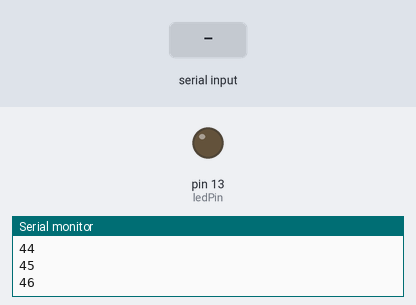
Simulated run of this sketch. Board: Arduino Uno, built with avr-gcc and run on an emulated ATmega328P. Parts: output pins drawn as LEDs (lit = HIGH), the last lines printed to the serial monitor. The test bench sets the inputs (shaded band).

Above: at 1.2 s.
1.3 s: "1\n" received over Serial
At 2.1 s:
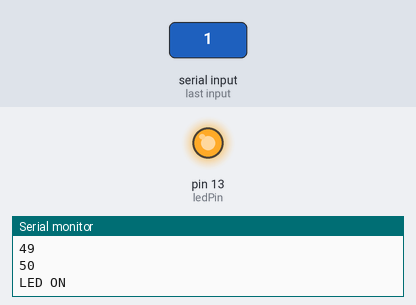
Timing chart, 0 to 4.3 s (numbered marks = the images above; inputs shaded):
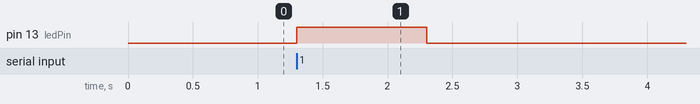

Measured:
- after the input at 1.3 s, pin 13 (ledPin): LOW → HIGH at once, → LOW 1.0 s later

The sketch:

serial_example.ino
```cpp
unsigned long previousMillis = 0;  // Stores the last time the counter was updated
const long interval = 25;        // Interval for one second (1000 ms)
int counter = 0;                   // Counter variable

const int ledPin = 13;  // LED pin

void setup() {
  Serial.begin(9600);              // Start serial communication at 9600 baud
  pinMode(ledPin, OUTPUT);   // Set pin 13 as an output
}

void loop() {

  sendSerialData();
  receiveSerialData();       // Check for incoming serial data
}

void sendSerialData() {
    unsigned long currentMillis = millis();  // Get the current time

  // Check if it's time to update the counter
  if (currentMillis - previousMillis >= interval) {
    previousMillis = currentMillis;  // Save the last time the counter was updated
    Serial.println(counter);         // Print the counter value to the Serial Monitor
    counter += 1;                       // Increment the counter

    if (counter >= 255) {
      counter = 0;
    }
  }
}

// Function to receive serial data and control LED
void receiveSerialData() {
  if (Serial.available() > 0) {     // Check if data is available to read
    int receivedValue = Serial.parseInt();  // Parse incoming integer value

    // Control LED based on received value
    if (receivedValue == 1) {
      digitalWrite(ledPin, HIGH);   // Turn LED on
      Serial.println("LED ON");     // Feedback to TouchDesigner
    } else if (receivedValue == 0) {
      digitalWrite(ledPin, LOW);    // Turn LED off
      Serial.println("LED OFF");    // Feedback to TouchDesigner
    }
  }
}
```
